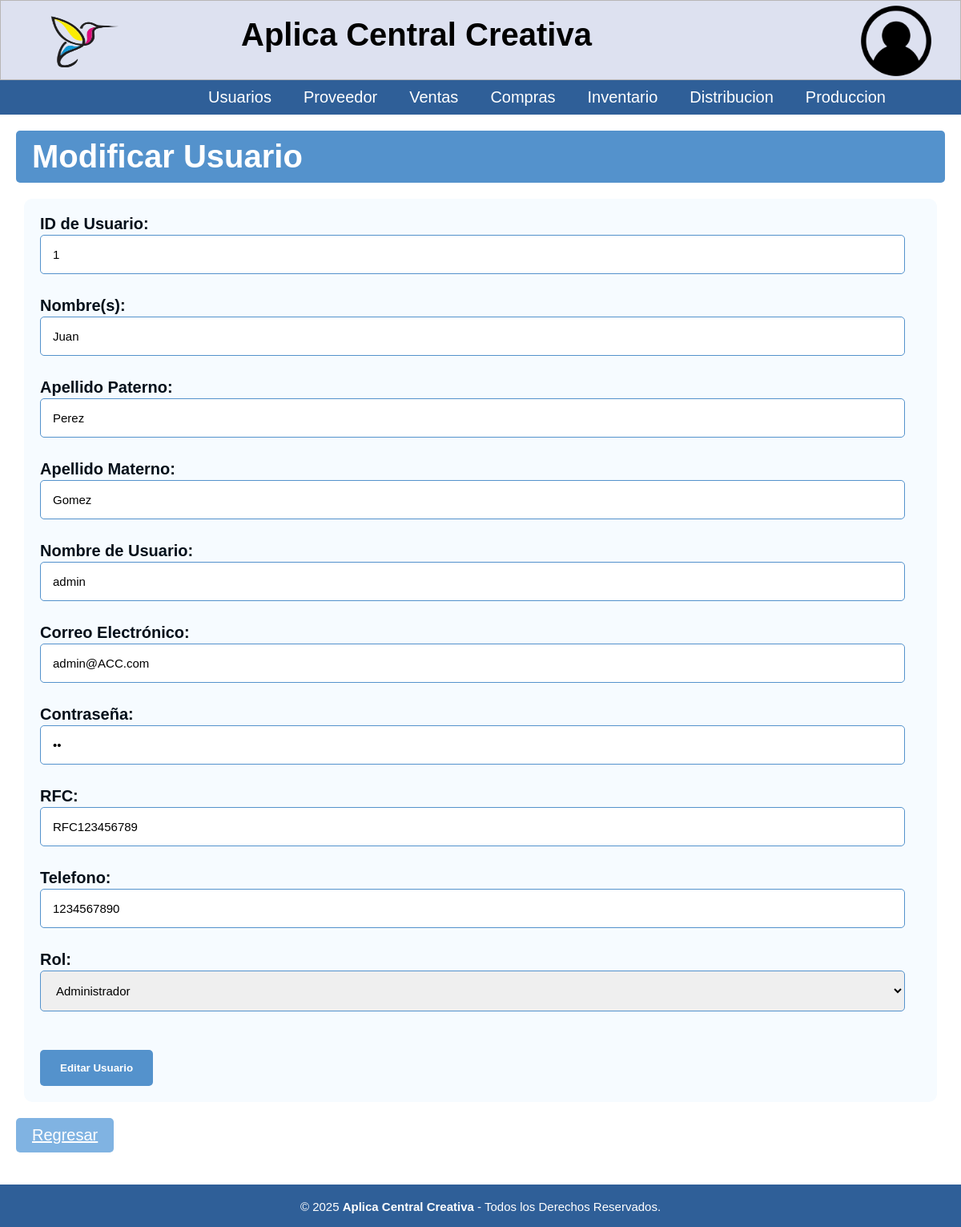
/Usuarios/Editar/Modificar.php?id_usuario=1 (signed in), run on the app's committed database.
### tables this page shows
CREATE TABLE persona (
id_persona INT NOT NULL PRIMARY KEY,
id_usuario INT NOT NULL,
nom_persona VARCHAR(50) NOT NULL,
apellido_paterno VARCHAR(20) NOT NULL,
apellido_materno VARCHAR(20) NOT NULL,
rfc  VARCHAR(13) NOT NULL,
codigo_postal VARCHAR(5),
calle VARCHAR(20),
num_int TINYINT,
num_ext TINYINT,
colonia VARCHAR(50),
ciudad VARCHAR(20),
telefono VARCHAR(10) NOT NULL,
CONSTRAINT fk_usuario FOREIGN KEY (id_usuario) REFERENCES Usuario(id_usuario)
);

CREATE TABLE usuario (
id_usuario INT NOT NULL PRIMARY KEY,
nombre_usuario VARCHAR(50) NOT NULL,
correo TEXT NOT NULL,
contraseña VARCHAR(25) NOT NULL,
id_rol INT NOT NULL, 
CONSTRAINT fk_usuario_roles FOREIGN KEY (id_rol) REFERENCES Roles(id_rol)
);

### Usuarios/Editar/Modificar.php (the view, shortened to what this page needs)
<?php
include('../../BD/ConexionBD.php');
?>
<!DOCTYPE html>
<html lang="es">
<head>
    <link rel="stylesheet" href="../../CSS/menu.css" type="text/css">
    <link rel="stylesheet" href="../../CSS/cabecera.css" type="text/css">
    <link rel="stylesheet" href="../../CSS/pie_pagina.css" type="text/css">
    <link rel="stylesheet" href="../../CSS/tablas_boton.css" type="text/css">
    <link rel="stylesheet" href="../../CSS/formularios.css" type="text/css">
    <link rel="stylesheet" href="../../CSS/departamentos.css" type="text/css">
</head>
    <header class="cabecera_p">
        <div class="cabecera">
            <h1 class="nom_sis">Aplica Central Creativa</h1>
            <a href="../Menu.php"><img src="../../Imagenes/acc_logo.png" class="img-logo" alt="Logo"></a>
            <a href="#"><img src="../../Imagenes/avatar.png" class="img-avatar" alt="Avatar"></a>
        </div>
        <div class="header">
        <ul class="nav">
                <li><a href="../Usuario.php">Usuarios</a>
                </li>
                <li><a href="#">Proveedor</a>
                </li>
                <li><a href="#">Ventas</a>
                </li>
                <li><a href="#">Compras</a>
                </li>
                <li><a href="#">Inventario</a>
                </li>
                <li><a href="#">Distribucion</a>
                </li>
                <li><a href="#">Produccion</a>
                </li>
        </ul>
    </div>
</header>
    <body>
    <h1 class="titulo">Modificar Usuario</h1>
    <?php
    include('../../BD/ConexionBD.php');
    $id_usuario = $_GET['id_usuario'];
    $sql = "SELECT
        usuario.id_usuario,
        usuario.id_rol AS Rol,
        usuario.nombre_usuario AS Nombre_usuario,
        usuario.correo AS Correo,
        usuario.contraseña AS Contraseña,
        persona.id_persona,
        persona.nom_persona AS Nombre_persona,
        persona.apellido_paterno  AS Apellido_Paterno,
        persona.apellido_materno  AS Apellido_Materno,
        persona.rfc AS RFC,
        persona.telefono AS telefono
    FROM usuario
     JOIN persona ON usuario.id_usuario = persona.id_usuario
     JOIN roles ON usuario.id_rol = roles.id_rol
     WHERE usuario.id_usuario = '$id_usuario'";
    $result = mysqli_query($conn, $sql);
    if ($result) {
        $usuario = mysqli_fetch_assoc($result);
    } else {
        echo "Error al obtener los datos del usuario: " . mysqli_error($conn);
    }
    $sql_roles = "SELECT * FROM Roles";
    $roles_result = mysqli_query($conn, $sql_roles);
    $options = '';
    while ($role = mysqli_fetch_assoc($roles_result)) {
    $selected = ($role['id_rol'] == $usuario['Rol']) ? 'selected' : '';
    $options .= "<option value='" . $role['id_rol'] . "' $selected>" . $role['roles'] . "</option>";
    }
?>
<form class="form_reg_usuario" action="Editar_U.php" method="POST">
    <label for="id_usuario">ID de Usuario:</label>
    <input type="text" id="id_usuario" name="id_usuario" value="<?php echo $usuario['id_usuario']; ?>" readonly><br><br>
    <label for="nom_persona">Nombre(s):</label>
    <input type="text" id="nom_persona" name="nom_persona" value="<?php echo $usuario['Nombre_persona']; ?>" maxlength="50" required><br><br>
    <label for="ap_pat">Apellido Paterno:</label>
    <input type="text" id="ap_pat" name="ap_pat" value="<?php echo $usuario['Apellido_Paterno']; ?>" maxlength="20" required><br><br>
    <label for="ap_mat">Apellido Materno:</label>
    <input type="text" id="ap_mat" name="ap_mat" value="<?php echo $usuario['Apellido_Materno']; ?>" maxlength="20" required><br><br>
    <label for="nom_usuario">Nombre de Usuario:</label>
    <input type="text" id="nom_usuario" name="nom_usuario" value="<?php echo $usuario['Nombre_usuario']; ?>" maxlength="50" required><br><br>
    <label for="correo">Correo Electrónico:</label>
    <input type="text" id="correo" name="correo" value="<?php echo $usuario['Correo']; ?>" required><br><br>
    <label for="contraseña">Contraseña:</label>
    <input type="password" id="contraseña" name="contraseña" value="<?php echo $usuario['Contraseña']; ?>" maxlength="25" required><br><br>
    <label for="RFC">RFC:</label>
    <input type="text" id="RFC" name="RFC" value="<?php echo $usuario['RFC']; ?>" maxlength="13"><br><br>
    <label for="telefono">Telefono:</label>
    <input type="text" id="telefono" name="telefono" value="<?php echo $usuario['telefono']; ?>" maxlength="13"><br><br>
    <label for="id_rol">Rol:</label>
        <select id="id_rol" name="id_rol" required>
            <?php echo $options; ?>
        </select><br><br>
    <input type="submit" value="Editar Usuario">
</form>
        <a href="../Usuario.php" class="regresar">Regresar</a>
</body>
</html>
    <footer class="pie-pagina">
        <div class="grupo-2">
            <small>&copy; 2025 <b>Aplica Central Creativa</b> - Todos los Derechos Reservados.</small>
        </div>
    </footer>
</body>
</html>

### CSS/menu.css (style rules this page uses)
* { padding: 0px; margin: 0px; }
.header { margin: auto; width: 100%; background-color: #2f5f98; }
ul, ol { list-style: none; }
.nav { display: flex; margin-left: 20%; }
.nav > li { position: relative; float: left; }
.nav li a { background-color: #2f5f98; color: #fff; text-decoration: none; padding: 10px 20px; display: block; }

### CSS/cabecera.css (style rules this page uses)
* { font-family: 'Roboto', sans-serif; }
html { font-size: 20px; overflow-y: auto; }
.cabecera { height: 100px; width: 100%; background-color: rgb(221, 225, 240); border: 0.5px solid rgb(184, 182, 182); }
.nom_sis { position: absolute; margin-top: 20px; margin-left: 300px; }
.img-logo { height: 90px; width: 100px; float: left; margin-left: 50px; margin-top: 5px; }
.img-avatar { height: 100px; width: 100px; float: right; margin-right: 30px; }

### CSS/pie_pagina.css (style rules this page uses)
.pie-pagina { width: 100%; margin-top: 30px; }
.pie-pagina .grupo-2 { background-color: #2f5f98; padding: 15px 10px; text-align: center; color: #fff; }
.pie-pagina .grupo-2 small { font-size: 15px; }

### CSS/tablas_boton.css (style rules this page uses)
.titulo { background-color: #5492cc; color: white; padding: 10px 20px; border: none; border-radius: 5px; cursor: pointer; font-family: 'Poppins', sans-serif; margin-left: 20px; margin-top: 20px; margin-right: 20px; }
a { text-decoration: underline; color: rgb(0, 0, 0); }
.regresar { background-color: #80b3e2; color: white; padding: 10px 20px; border: none; border-radius: 5px; cursor: pointer; font-family: 'Poppins', sans-serif; margin-top: 20px; margin-bottom: 10px; display: inline-block; margin-left: 20px; }

### CSS/formularios.css (style rules this page uses)
.titulo { background-color: #5492cc; color: white; padding: 10px 20px; border: none; border-radius: 5px; cursor: pointer; font-family: 'Poppins', sans-serif; margin-left: 20px; margin-top: 20px; margin-bottom: 20px; margin-right: 20px; }
.regresar { background-color: #80b3e2; color: white; padding: 10px 20px; border: none; border-radius: 5px; cursor: pointer; font-family: 'Poppins', sans-serif; margin-top: 20px; margin-bottom: 10px; display: inline-block; margin-left: 20px; }
* { font-family: 'Poppins', sans-serif; margin: 0; padding: 0; box-sizing: border-box; }
.form_reg_usuario { max-width: 100%; margin: 20px auto; padding: 20px; background-color: #f6fbff; border-radius: 10px; box-shadow: 0 0 10px rgba(70, 196, 255, 0); font-family: 'Poppins', sans-serif; max-width: 95%; margin-top: 20px; margin-bottom: 20px; margin: 0 auto; padding: 20px; }
.form_reg_usuario input[type="text"], .form_reg_usuario input[type="number"], .form_reg_usuario input[type="password"], .form_reg_usuario textarea, .form_reg_usuario select { width: calc(100% - 20px); padding: 15px; margin-bottom: 5px; border: 1px solid #5492cc; border-radius: 5px; box-sizing: border-box; font-family: 'Poppins', sans-serif; font-size: 15px; }
.form_reg_usuario input[type="submit"] { background-color: #5492cc; color: white; padding: 15px 25px; border: none; border-radius: 5px; cursor: pointer; font-family: 'Poppins', sans-serif; margin-top: 20px; font-weight: bold; }
.form_reg_usuario label { display: block; margin-bottom: 2px; font-weight: bold; color: #030f1a; font-family: 'Poppins', sans-serif; font-size: 20px; }

### CSS/departamentos.css (style rules this page uses)
a { text-decoration: underline; color: purple; }

### data on the page
persona: id_usuario "1", nom_persona "Juan", ap_pat "Perez", ap_mat "Gomez", nom_usuario "admin", correo "admin@ACC.com", RFC "RFC123456789", telefono "1234567890"

### other printed values
form field id_rol "Administrador"
